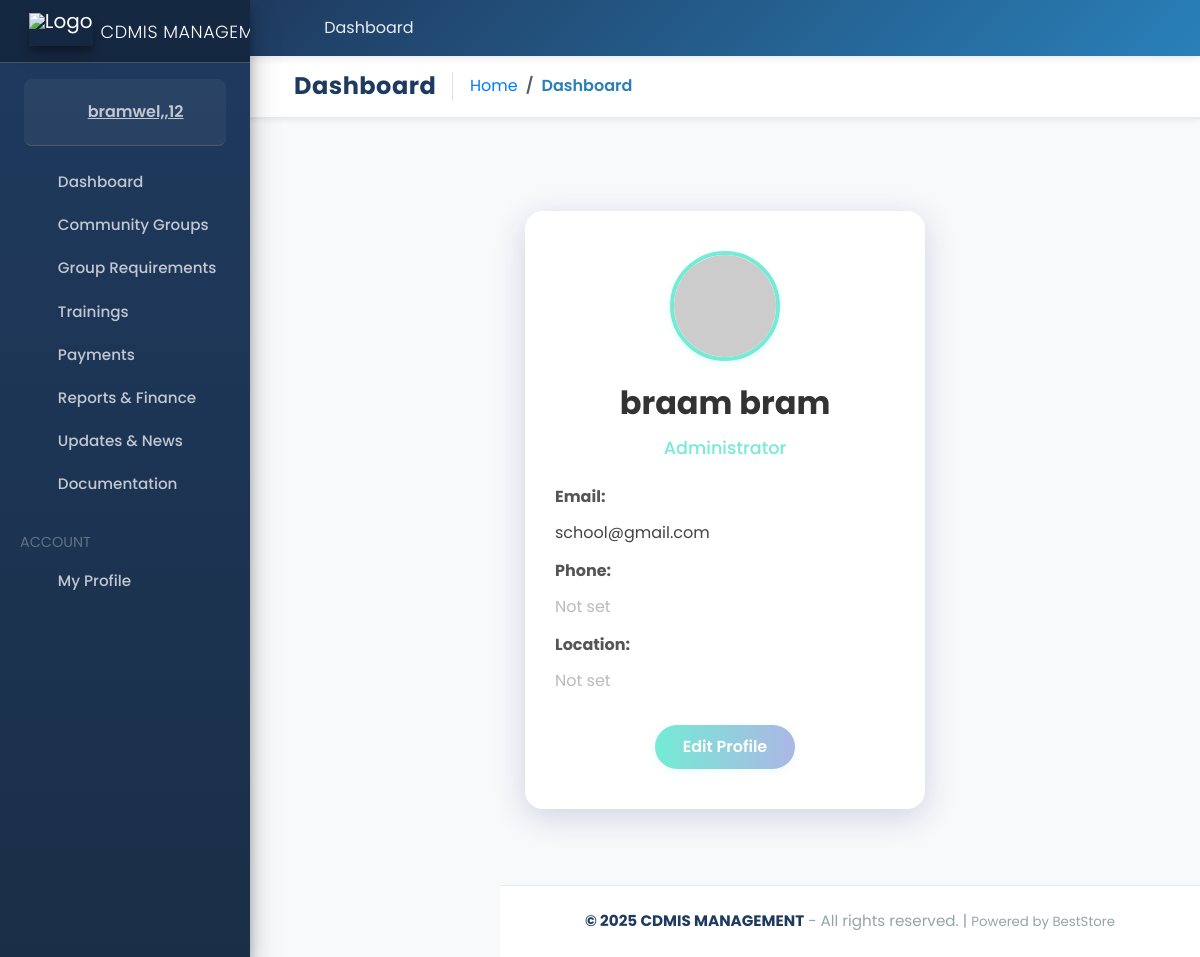
The app's page /cdmis/profile/ (signed in) with its own data.
### accounts/models.py (models this page shows, shortened)
class Account(AbstractUser):
    ROLE_CHOICES = (
        ('admin', 'Admin'),
        ('finance', 'Finance'),
        ('user', 'User'),
    )
    role = models.CharField(max_length=20, choices=ROLE_CHOICES, default='user')
    first_name = models.CharField(max_length=50)
    last_name = models.CharField(max_length=50)
    username = models.CharField(max_length=50, unique=True)
    email = models.EmailField(max_length=100, unique=True)
    phone_number = models.CharField(max_length=50, blank=True, null=True)
    groups = models.ManyToManyField(
        Group,
        related_name="custom_user_set",
        blank=True,
        help_text="The groups this user belongs to.",
        verbose_name="groups",
    )
    user_permissions = models.ManyToManyField(
        Permission,
        related_name="custom_user_permissions_set",
        blank=True,
        help_text="Specific permissions for this user.",
        verbose_name="user permissions",
    )
    date_joined = models.DateTimeField(auto_now_add=True)
    last_login = models.DateTimeField(auto_now_add=True)
    is_admin = models.BooleanField(default=False)
    is_staff = models.BooleanField(default=False)
    is_superuser = models.BooleanField(default=False)
    is_active = models.BooleanField(default=False)
    is_superadmin = models.BooleanField(default=False)
    USERNAME_FIELD = 'email'
    REQUIRED_FIELDS = ['username', 'first_name', 'last_name']
    objects = MyAccountManager()

### CDMIS/views.py (the view)
# urls.py: path('profile/', views.profile, name='profile'),
@login_required
def profile(request):
    return render(request, 'CDMIS/profile.html')

### carts/context_processors.py (called while the page is built)
def counter(request):
    cart_count = 0
    if 'admin' in request.path:
        return {}
    else:
        try:
            cart = Cart.objects.filter(cart_id=_cart_id(request))
            if request.user.is_authenticated:
                cart_items = CartItem.objects.all().filter(user=request.user)
            else:
                cart_items = CartItem.objects.all().filter(cart=cart[:1])
            for cart_item in cart_items:
                cart_count += cart_item.quantity
        except Cart.DoesNotExist:
            cart_count = 0
    return dict(cart_count=cart_count)

### carts/views.py (called while the page is built)
def _cart_id(request):
    cart = request.session.session_key
    if not cart:
        cart = request.session.create()
    return cart

### category/context_processors.py (called while the page is built)
def menu_links(request):
    links = Category.objects.all()
    return dict(links=links)

### CDMIS/templates/CDMIS/profile.html (shortened to what this page needs)
{% extends "gov.html" %}
{% load static %}
{% block content %}
<!DOCTYPE html>
<html lang="en">
<head>
</head>
<body>
    <div class="profile-container">
        <img class="profile-avatar" src="{% if user.profile.avatar %}{{ user.profile.avatar.url }}{% else %}https://randomuser.me/api/portraits/men/32.jpg{% endif %}" alt="User Avatar">
        <div class="profile-name">{{ user.get_full_name|default:user.username }}</div>
        <div class="profile-role">
            {% if user.is_superuser %}Administrator
            {% elif user.is_staff %}Staff
            {% else %}User
            {% endif %}
        </div>
        <div class="profile-info">
            <label>Email:</label>
            <p>{{ user.email }}</p>
            <label>Phone:</label>
            <p>{% if user.profile.phone %}{{ user.profile.phone }}{% else %}<span style="color:#bbb;">Not set</span>{% endif %}</p>
            <label>Location:</label>
            <p>{% if user.profile.location %}{{ user.profile.location }}{% else %}<span style="color:#bbb;">Not set</span>{% endif %}</p>
        </div>
        <a href="#"><button class="edit-btn">Edit Profile</button></a>
    </div>
</body>
</html>
{% endblock %}

### templates/gov.html (shortened to what this page needs)
{% load static %}
<!DOCTYPE html>
<html lang="en-us">
<head>
    <link rel="stylesheet" href="/static/vendor/fontawesome-free/css/all.min.css">
    <link rel="stylesheet" href="/static/vendor/adminlte/css/adminlte.min.css">
    <link rel="stylesheet" href="/static/jazzmin/css/main.css">
    <link rel="stylesheet" href="https://cdn.jsdelivr.net/npm/bootstrap@5.3.0/dist/css/bootstrap.min.css">
</head>
<body class="hold-transition sidebar-mini accent-primary theme-default">
    <div class="wrapper">
        <nav class="main-header navbar navbar-expand navbar-white navbar-light">
            <ul class="navbar-nav">
                <li class="nav-item">
                    <a class="nav-link" data-widget="pushmenu" href="#" role="button" title="Toggle Sidebar">
                        <i class="fas fa-bars"></i>
                    </a>
                </li>
                <li class="nav-item d-none d-sm-inline-block">
                    <a href="{% url 'dashboard' %}" class="nav-link" title="Go to Dashboard">
                        <i class="fas fa-home"></i> Dashboard
                    </a>
                </li>
            </ul>
            <ul class="navbar-nav ml-auto">
                <li class="nav-item dropdown">
                    <a class="nav-link" data-toggle="dropdown" href="#" title="Account Settings">
                        <i class="fas fa-user-circle"></i>
                    </a>
                </li>
            </ul>
        </nav>
        <aside class="main-sidebar elevation-4 sidebar-dark-primary">
            <a href="{% url 'dashboard' %}" class="brand-link">
                <img src="{% static 'images/gov.png' %}" alt="Logo" class="img-rectangular brand-image elevation-3">
                <span class="brand-text font-weight-light">CDMIS MANAGEMENT</span>
            </a>
            <div class="sidebar">
                <div class="user-panel mt-3 pb-3 mb-3 d-flex">
                    <div class="image">
                        <i class="fas fa-user-circle fa-2x text-white"></i>
                    </div>
                    <div class="info">
                        <a href="{% url 'profile' %}" class="d-block">
                            {{ user.username }}
                        </a>
                    </div>
                </div>
                <nav class="mt-2">
                    <ul class="nav nav-pills nav-sidebar flex-column" data-widget="treeview" role="menu">
                        <li class="nav-item">
                            <a href="{% url 'dashboard' %}" class="nav-link">
                                <i class="nav-icon fas fa-th-large"></i>
                                <p>Dashboard</p>
                            </a>
                        </li>
                        <li class="nav-item">
                            <a href="{% url 'cdmis:group_list' %}" class="nav-link">
                                <i class="nav-icon fas fa-users"></i>
                                <p>Community Groups</p>
                            </a>
                        </li>
                        <li class="nav-item">
                            <a href="{% url 'cdmis:requirements' %}" class="nav-link">
                                <i class="nav-icon fas fa-list-check"></i>
                                <p>Group Requirements</p>
                            </a>
                        </li>
                        <li class="nav-item">
                            <a href="{% url 'cdmis:training_list' %}" class="nav-link">
                                <i class="nav-icon fas fa-chalkboard-teacher"></i>
                                <p>Trainings</p>
                            </a>
                        </li>
                        <li class="nav-item">
                            <a href="#" class="nav-link">
                                <i class="nav-icon fas fa-money-bill-wave"></i>
                                <p>
                                    Payments
                                    <i class="right fas fa-angle-left"></i>
                                </p>
                            </a>
                        </li>
                        <li class="nav-item">
                            <a href="#" class="nav-link">
                                <i class="nav-icon fas fa-chart-line"></i>
                                <p>
                                    Reports & Finance
                                    <i class="right fas fa-angle-left"></i>
                                </p>
                            </a>
                        </li>
                        <li class="nav-item">
                            <a href="{% url 'cdmis:updates' %}" class="nav-link">
                                <i class="nav-icon fas fa-bullhorn"></i>
                                <p>Updates & News</p>
                            </a>
                        </li>
                        <li class="nav-item">
                            <a href="{% url 'cdmis:docs' %}" class="nav-link">
                                <i class="nav-icon fas fa-file-alt"></i>
                                <p>Documentation</p>
                            </a>
                        </li>
                        <li class="nav-header">ACCOUNT</li>
                        <li class="nav-item">
                            <a href="{% url 'profile' %}" class="nav-link">
                                <i class="nav-icon fas fa-user"></i>
                                <p>My Profile</p>
                            </a>
                        </li>
                    </ul>
                </nav>
            </div>
        </aside>
        <div class="content-wrapper">
            <div class="content border-bottom mb-2">
                <div class="container-fluid">
                    <div class="row">
                        <div class="col-12 col-md-auto d-flex flex-grow-1 align-items-center">
                            <h1 class="h4 m-0 pr-3 mr-3 border-right">
                                {% block page_title %}Dashboard{% endblock %}
                            </h1>
                            <ol class="breadcrumb">
                                <li class="breadcrumb-item">
                                    <a href="{% url 'dashboard' %}">
                                        <i class="fas fa-home"></i> Home
                                    </a>
                                </li>
                                <li class="breadcrumb-item active">
                                    {% block breadcrumb %}Dashboard{% endblock %}
                                </li>
                            </ol>
                        </div>
                    </div>
                </div>
            </div>
            <div class="content">
                <div class="container-fluid">
                    {% block content %}{% endblock %}
                </div>
            </div>
            <footer class="main-footer text-center">
                <strong>&copy; 2025 CDMIS MANAGEMENT</strong> - All rights reserved. |
                <small>Powered by BestStore</small>
            </footer>
        </div>
    </div>
</body>
</html>

### static/jazzmin/css/main.css (style rules this page uses)
[class*=sidebar-dark-] .nav-header { color: rgb(255,255,255,0.3); margin-top: 1rem; }
.breadcrumb { background: transparent; margin: 0; }
.breadcrumb-item+.breadcrumb-item::before { content: "\203A"; }
.content-wrapper>.content { padding: 1rem 2rem; }
.navbar { padding: .5rem 2rem; }
.main-footer { color: #869099; padding: 1rem 2rem; font-size: 14px; }

### templates/gov.html (style rules this page uses)
:root { --primary-color: #1f3a5f; --secondary-color: #2980b9; --accent-color: #e74c3c; --success-color: #27ae60; --warning-color: #f39c12; --info-color: #3498db; --light-bg: #f8f9fa; --border-color: #e9ecef; --text-dark: #2c3e50; --text-muted: #95a5a6; }
* { font-family: 'Poppins', sans-serif; }
body { background-color: var(--light-bg); color: var(--text-dark); }
.main-header.navbar { background: linear-gradient(135deg, var(--primary-color) 0%, var(--secondary-color) 100%); box-shadow: 0 2px 8px rgba(0, 0, 0, 0.1); border: none; padding: 0.5rem 1rem; }
.main-header.navbar .nav-link { color: rgba(255, 255, 255, 0.9) !important; transition: all 0.3s ease; }
.main-header.navbar .nav-link i { font-size: 1.2rem; }
.main-sidebar { background: linear-gradient(180deg, var(--primary-color) 0%, #1a2f47 100%); box-shadow: 2px 0 8px rgba(0, 0, 0, 0.1); border: none; }
.brand-link { border-bottom: 2px solid rgba(255, 255, 255, 0.1); padding: 1rem; background: rgba(0, 0, 0, 0.2); }
.brand-image { margin-right: 0.5rem; width: 40px; height: 40px; object-fit: contain; }
.brand-text { font-weight: 700; font-size: 1.1rem; letter-spacing: 0.5px; }
.user-panel { background: rgba(255, 255, 255, 0.05); padding: 1rem; border-radius: 8px; margin: 1rem !important; }
.user-panel .info a { font-weight: 600; color: #fff; transition: all 0.3s ease; }
.nav-icon { width: 30px; text-align: center; margin-right: 0.5rem; }
.nav-sidebar .nav-item .nav-link p { margin: 0; font-size: 0.95rem; font-weight: 500; }
.content-wrapper { background-color: var(--light-bg); }
.content.border-bottom { background: #fff; border-bottom: 2px solid var(--border-color) !important; box-shadow: 0 2px 4px rgba(0, 0, 0, 0.05); }
.content.border-bottom h1 { color: var(--primary-color); font-weight: 700; letter-spacing: 0.5px; }
.breadcrumb { margin: 0; padding: 0; background-color: transparent; }
.breadcrumb-item.active { color: var(--secondary-color); font-weight: 600; }
.breadcrumb-item a { color: var(--text-muted); text-decoration: none; transition: all 0.3s ease; }
.main-footer { background: #fff; border-top: 1px solid var(--border-color); padding: 1.5rem; font-size: 0.95rem; color: var(--text-muted); }
.main-footer strong { color: var(--primary-color); font-weight: 700; }

### CDMIS/templates/CDMIS/profile.html (style rules this page uses)
body { background: linear-gradient(135deg, #74ebd5 0%, #ACB6E5 100%); font-family: 'Segoe UI', Tahoma, Geneva, Verdana, sans-serif; margin: 0; padding: 0; }
.profile-container { max-width: 400px; margin: 60px auto; background: #fff; border-radius: 18px; box-shadow: 0 8px 32px 0 rgba(31, 38, 135, 0.18); padding: 40px 30px; text-align: center; }
.profile-avatar { width: 110px; height: 110px; border-radius: 50%; object-fit: cover; border: 4px solid #74ebd5; margin-bottom: 18px; box-shadow: 0 2px 8px rgba(116, 235, 213, 0.2); }
.profile-name { font-size: 2rem; font-weight: 700; color: #333; margin-bottom: 8px; }
.profile-role { font-size: 1.1rem; color: #74ebd5; margin-bottom: 18px; font-weight: 500; }
.profile-info { text-align: left; margin-top: 24px; }
.profile-info label { font-weight: 600; color: #555; }
.profile-info p { margin: 4px 0 14px 0; color: #444; }
.edit-btn { display: inline-block; margin-top: 18px; padding: 10px 28px; background: linear-gradient(90deg, #74ebd5 0%, #ACB6E5 100%); color: #fff; border: none; border-radius: 24px; font-size: 1rem; font-weight: 600; cursor: pointer; transition: background 0.3s; box-shadow: 0 2px 8px rgba(116, 235, 213, 0.15); }

### records on screen
Account: username "bramwel,,12", get_full_name "braam bram", email "school@gmail.com"
